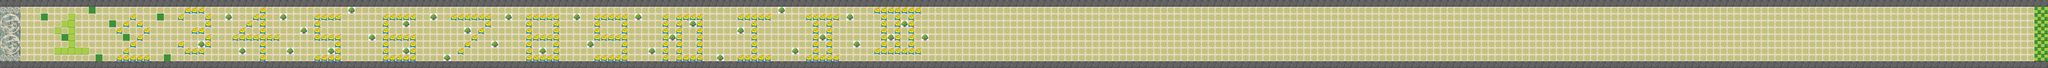

The image is a tile-based game level rendered from a .tmx file. Its description and source (layers, tilesets, objects; grid data summarised) follow:
An orthogonal 300x10 tile map with 70x70 px tiles, 3 tile layers (ground, barrier, meta), 2 tilesets and 1 object (PlayerPoint).

<map version="1.0" orientation="orthogonal" renderorder="right-down" width="300" height="10" tilewidth="70" tileheight="70" nextobjectid="2">
 <tileset firstgid="1" name="map" tilewidth="70" tileheight="70">
  <image source="map.png" width="210" height="350" />
 </tileset>
 <tileset firstgid="16" name="meta_tiles" tilewidth="70" tileheight="70">
  <image source="meta_tiles.jpg" width="210" height="70" />
  <tile id="0">
   <properties>
    <property name="win" value="true" />
   </properties>
  </tile>
  <tile id="1">
   <properties>
    <property name="food" value="true" />
   </properties>
  </tile>
  <tile id="2">
   <properties>
    <property name="Collidable" value="true" />
   </properties>
  </tile>
 </tileset>
 <layer name="ground" width="300" height="10">
  <data>[3000 cells, 3000 non-empty, 13 distinct tile ids]</data>
 </layer>
 <objectgroup name="objects">
  <object id="1" name="PlayerPoint" x="64" y="350" width="76" height="71" />
 </objectgroup>
 <layer name="barrier" width="300" height="10">
  <data>[3000 cells, 278 non-empty, 2 distinct tile ids]</data>
 </layer>
 <layer name="meta" width="300" height="10">
  <data>[3000 cells, 36 non-empty, 3 distinct tile ids]</data>
 </layer>
</map>